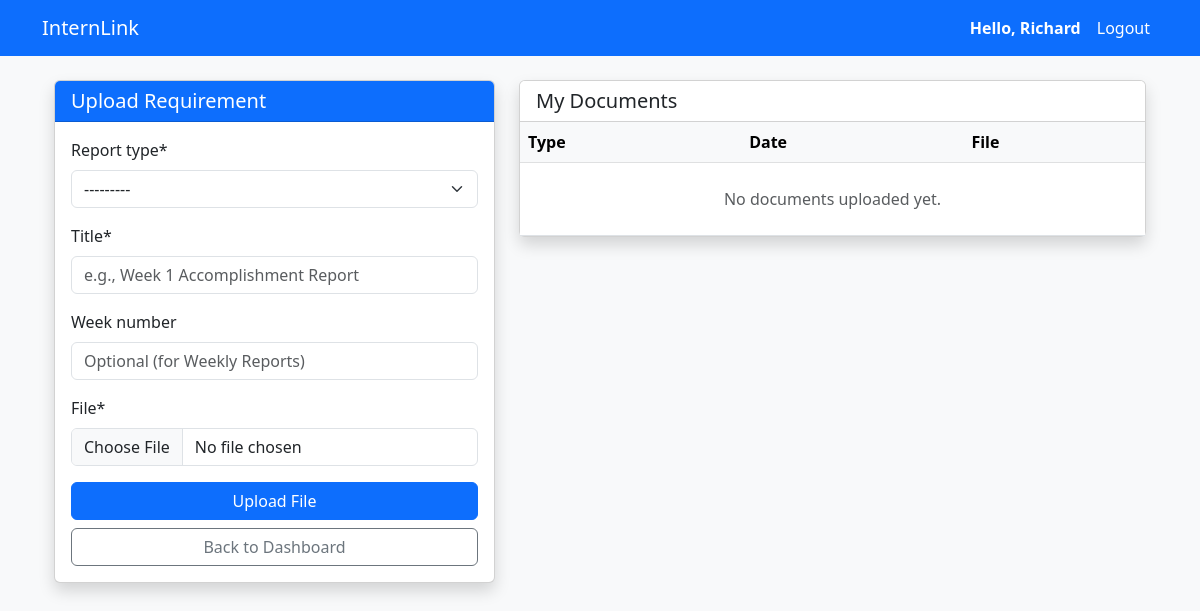
Page /documents/upload/ (signed in) on the earlier database version.
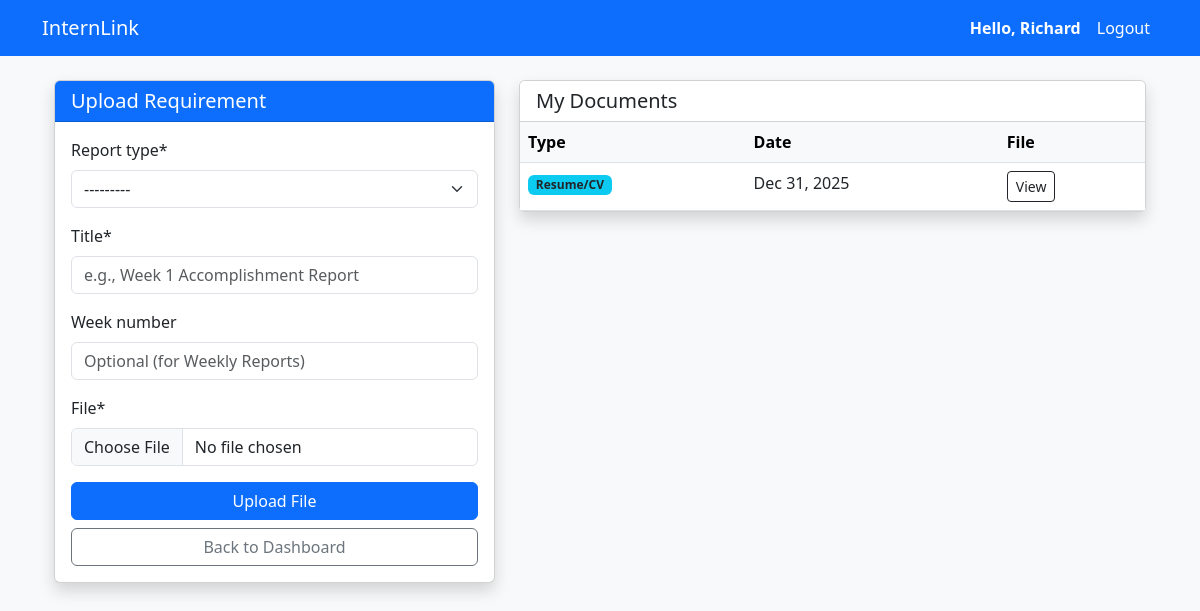
Same page on the later database version.
### app/models.py (models this page shows, shortened)
class User(AbstractUser):
    class Role(models.TextChoices):
        STUDENT = "student", "Student"
        COORDINATOR = "coordinator", "Coordinator"
        SUPERVISOR = "supervisor", "Supervisor"
    email = models.EmailField(unique=True)
    role = models.CharField(max_length=20, choices=Role.choices)

class StudentReport(models.Model):
    REPORT_TYPES = [
        ("weekly_report", "Weekly Report"),
        ("narrative", "Narrative Report"),
        ("resume", "Resume/CV"),
        ("moa", "Memorandum of Agreement"),
        ("reflection", "Reflection Paper"),
        ("other", "Other"),
    ]
    internship = models.ForeignKey(
        "Internship", on_delete=models.CASCADE, related_name="student_reports"
    )
    report_type = models.CharField(max_length=50, choices=REPORT_TYPES)
    title = models.CharField(max_length=255)
    file = models.FileField(upload_to=student_report_upload_path)
    week_number = models.PositiveIntegerField(blank=True, null=True)
    submitted_at = models.DateTimeField(auto_now_add=True)
    supervisor_remarks = models.TextField(blank=True, null=True)
    created_at = models.DateTimeField(auto_now=True)

### app/views.py (the view)
# urls.py: path("documents/upload/", views.upload_document, name="upload_document"),
@login_required
def upload_document(request):
    if not hasattr(request.user, "student_profile"):
        return redirect("dashboard")
    active_internship = Internship.objects.filter(
        student=request.user.student_profile, status="ongoing"
    ).first()
    if not active_internship:
        messages.error(
            request, "You must have an active internship to upload documents."
        )
        return redirect("dashboard")
    if request.method == "POST":
        form = StudentReportForm(request.POST, request.FILES)
        if form.is_valid():
            report = form.save(commit=False)
            report.internship = active_internship
            report.save()
            messages.success(request, "Document uploaded successfully!")
            return redirect("dashboard")
    else:
        form = StudentReportForm()
    existing_reports = active_internship.student_reports.all().order_by("-submitted_at")
    return render(
        request,
        "app/upload_document.html",
        {"form": form, "existing_reports": existing_reports},
    )

### app/forms.py
class StudentReportForm(forms.ModelForm):
    class Meta:
        model = StudentReport
        fields = ["report_type", "title", "week_number", "file"]
        widgets = {
            "report_type": forms.Select(attrs={"class": "form-select"}),
            "title": forms.TextInput(
                attrs={
                    "class": "form-control",
                    "placeholder": "e.g., Week 1 Accomplishment Report",
                }
            ),
            "week_number": forms.NumberInput(
                attrs={
                    "class": "form-control",
                    "placeholder": "Optional (for Weekly Reports)",
                }
            ),
            "file": forms.ClearableFileInput(attrs={"class": "form-control"}),
        }

### app/templates/app/upload_document.html
{% extends 'app/base.html' %} {% load crispy_forms_tags %} {% block content %}
<div class="container">
  <div class="row justify-content-center">
    <div class="col-md-5">
      <div class="card shadow mb-4">
        <div class="card-header bg-primary text-white">
          <h5 class="mb-0">Upload Requirement</h5>
        </div>
        <div class="card-body">
          <form
            method="POST"
            enctype="multipart/form-data">
            {% csrf_token %} {{ form|crispy }}
            <div class="d-grid gap-2 mt-3">
              <button
                type="submit"
                class="btn btn-primary">
                Upload File
              </button>
              <a
                href="{% url 'dashboard' %}"
                class="btn btn-outline-secondary"
                >Back to Dashboard</a
              >
            </div>
          </form>
        </div>
      </div>
    </div>
    <div class="col-md-7">
      <div class="card shadow">
        <div class="card-header bg-white">
          <h5 class="mb-0">My Documents</h5>
        </div>
        <div class="card-body p-0">
          <table class="table table-hover mb-0">
            <thead class="table-light">
              <tr>
                <th>Type</th>
                <th>Date</th>
                <th>File</th>
              </tr>
            </thead>
            <tbody>
              {% for report in existing_reports %}
              <tr>
                <td>
                  <span class="badge bg-info text-dark">{{ report.get_report_type_display }}</span>
                </td>
                <td>{{ report.submitted_at|date:"M d, Y" }}</td>
                <td>
                  <a
                    href="{{ report.file.url }}"
                    target="_blank"
                    class="btn btn-sm btn-outline-dark">
                    View
                  </a>
                </td>
              </tr>
              {% empty %}
              <tr>
                <td
                  colspan="3"
                  class="text-center p-4 text-muted">
                  No documents uploaded yet.
                </td>
              </tr>
              {% endfor %}
            </tbody>
          </table>
        </div>
      </div>
    </div>
  </div>
</div>
{% endblock %}

### app/templates/app/base.html (shortened to what this page needs)
<!DOCTYPE html>
<html lang="en">
  <head>
    <link
      href="https://cdn.jsdelivr.net/npm/bootstrap@5.3.0/dist/css/bootstrap.min.css"
      rel="stylesheet" />
  </head>
  <body class="bg-light">
    <nav class="navbar navbar-expand-lg navbar-dark bg-primary">
      <div class="container">
        <a class="navbar-brand" href="{% url 'dashboard' %}">InternLink</a>
        <div class="collapse navbar-collapse">
          <ul class="navbar-nav ms-auto">
            {% if user.is_authenticated %}
            <li class="nav-item">
              <span class="nav-link text-white fw-bold">
                Hello, {{ user.first_name|default:user.username }}
              </span>
            </li>
            <li class="nav-item">
              <form action="{% url 'logout' %}" method="post" class="d-inline">
                <button
                  type="submit"
                  class="nav-link btn btn-link text-white"
                  style="text-decoration: none">
                  Logout
                </button>
              </form>
            </li>
            {% endif %}
          </ul>
        </div>
      </div>
    </nav>
    <div class="container mt-4">
       {% block content %} {% endblock %}
    </div>
  </body>
</html>

Differences in the rows shown:
added StudentReport: report_type "Resume/CV", submitted_at "Dec 31, 2025"
Other differences:
text no longer shown: "No documents uploaded yet."
